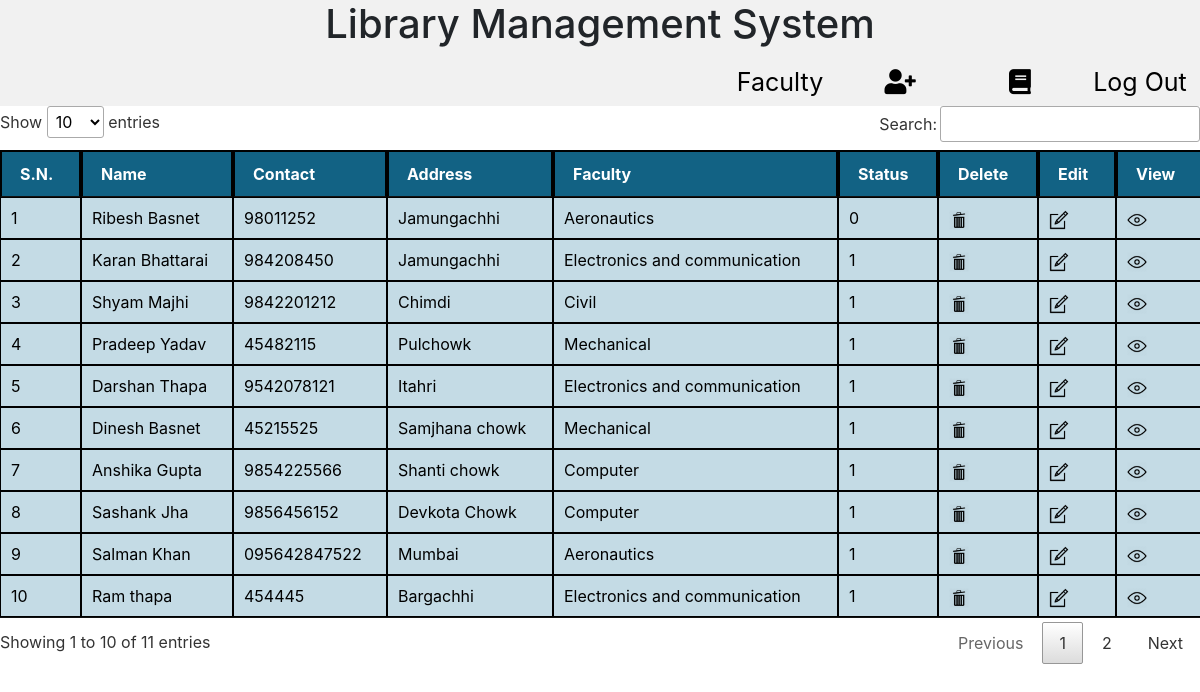
/index.php (signed in), run on the app's committed database.
### tables this page shows
CREATE TABLE `student` (
  `id` int(11) NOT NULL,
  `name` varchar(50) NOT NULL,
  `faculty_id` int(11) NOT NULL,
  `contact_no` varchar(12) NOT NULL,
  `address` varchar(50) NOT NULL,
  `is_active` tinyint(1) NOT NULL
);

CREATE TABLE `faculty` (
  `id` int(11) NOT NULL,
  `name` varchar(250) NOT NULL
);

### index.php (the view, shortened to what this page needs)
<?php
require_once("includes/config.php");
require_once("includes/function.php");
?>
<!DOCTYPE html>
<html>
<head>
  <link rel="stylesheet" type="text/css" href="assets/css/jquery.dataTables.min.css">
  <link rel="stylesheet" href="https://stackpath.bootstrapcdn.com/bootstrap/4.1.3/css/bootstrap.min.css">
  <link rel="stylesheet" href="https://use.fontawesome.com/releases/v5.3.1/css/all.css">
</head>
<body>
  <?php
  $sql ="select * from student";
  $result= mysqli_query($connection,$sql);
  ?>
<div id="header">
  <h1 style="text-align: center;">Library Management System</h1>
<nav id="navbar" >
  <?php echo getLoggedUser($_SESSION['user_logged_in'],$connection); ?>
  <a href="books.php"><i class="fas fa-book"></i></a>
  <a  href="studentAdd.php"><i class="fas fa-user-plus"></i></a>
  <a href="faculty.php">Faculty</a>
</nav>
</div>
<table id="studentData" >
  <thead>
   <tr >
    <td  class="tablehead">S.N.</td>
    <td class="tablehead">Name</td>
    <td class="tablehead" >Contact</td>
    <td class="tablehead" >Address</td>
    <td  class="tablehead">Faculty</td>
    <td class="tablehead">Status</td>
    <td class="tablehead">Delete</td>
    <td class="tablehead">Edit</td>
    <td class="tablehead">View</td>
  </tr>
 </thead>
 <tbody>
  <?php
  $i=1;
while($row= mysqli_fetch_assoc($result))
{
  $sql="select name from faculty where id = ".$row['faculty_id']. " limit 1";
  $show=mysqli_query($connection,$sql);
  $faculty_row=mysqli_fetch_array($show);
  ?>
  <tr>
    <td class="tbody"><?php echo $i?></td>
    <td class="tbody"><?php echo $row['name']?></td>
    <td  class="tbody"><?php echo $row['contact_no']?></td>
    <td class="tbody"><?php echo $row['address']?></td>
    <td  class="tbody"><?php echo ($faculty_row['name']);?></td>
    <td class="tbody"><?php echo $row['is_active']?></td>
    <td class="tbody"><a href="studentDelete.php?id=<?php echo $row['id'];?>" onclick='return(confirm("Are you sure you want to delete?"));'><img src="assets\images\delete.png" width="20px" length="20px"></a></a></td>
    <td class="tbody"><a href="studentEdit.php?id=<?php echo $row['id'];?>"><img src="assets\images\edit.png" width="20px" length="20px"></a></td>
    <td class="tbody"><a href="view_assign_history.php?student_id=<?php echo $row['id']; ?>"><img src="assets\images\view.png" width="20px" length="20px"></td>
  </tr>
  <?php
  $i++;
  }
  ?>
  </tbody>
 </table>
 </body>
</html>

### includes/function.php (shortened to what this page needs)
<?php
function getLoggedUser($user_id,$connection)
{
	$sql = "select username from users where id = ".$user_id;
    $result = mysqli_query($connection, $sql);
    $user_row = mysqli_fetch_assoc($result);
    $greetings = '<a href="logout.php">Log Out</a>';
    return $greetings;
}
?>

### index.php (style rules this page uses)
#header { background-color: #f1f1f1; }
#navbar { margin: 0; width: 100%; overflow: hidden; height: 50px; }
#navbar a { display: inline-block; text-align: center; float: right; width: 120px; height: 50px; color: #000; transition: 0.5s; text-decoration: none; padding-top: 8px; font-size: 25px; }
td { border: 1px solid #000; }
.tablehead { font-weight: bolder; border: 2px solid #000; background-color: #126284; color: #fff; }
.tbody { background-color: #C4DBE5; color: #000000; }

### data on the page
student: name "Ribesh Basnet", contact_no "98011252", address "Jamungachhi", faculty.name "Aeronautics", is_active "0"
student: name "Karan Bhattarai", contact_no "984208450", address "Jamungachhi", faculty.name "Electronics and communication", is_active "1"
student: name "Shyam Majhi", contact_no "9842201212", address "Chimdi", faculty.name "Civil", is_active "1"
student: name "Pradeep Yadav", contact_no "45482115", address "Pulchowk", faculty.name "Mechanical", is_active "1"
student: name "Darshan Thapa", contact_no "9542078121", address "Itahri", faculty.name "Electronics and communication", is_active "1"
student: name "Dinesh Basnet", contact_no "45215525", address "Samjhana chowk", faculty.name "Mechanical", is_active "1"
student: name "Anshika Gupta", contact_no "9854225566", address "Shanti chowk", faculty.name "Computer", is_active "1"
student: name "Sashank Jha", contact_no "9856456152", address "Devkota Chowk", faculty.name "Computer", is_active "1"
student: name "Salman Khan", contact_no "095642847522", address "Mumbai", faculty.name "Aeronautics", is_active "1"
student: name "Ram thapa", contact_no "454445", address "Bargachhi", faculty.name "Electronics and communication", is_active "1"
